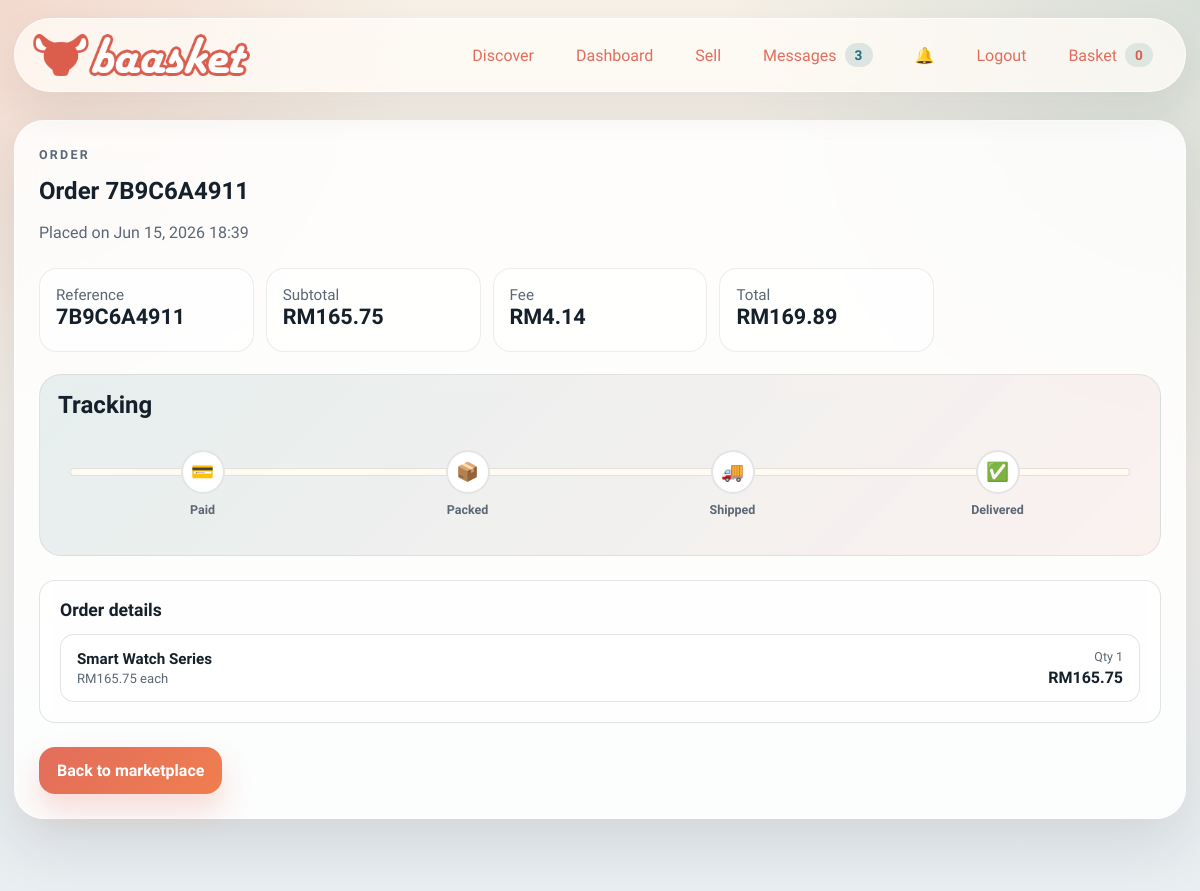
The app's page /orders/1 (signed in) with its own data.
### models.py (models this page shows)
class OrderModel(db.Model):
    id = db.Column(db.Integer, primary_key=True)
    buyer_name = db.Column(db.String(80), nullable=False)
    buyer_email = db.Column(db.String(120), nullable=False, default="")
    payment_method = db.Column(db.String(40), nullable=False)
    subtotal = db.Column(db.Numeric(10, 2), nullable=False)
    fee = db.Column(db.Numeric(10, 2), nullable=False)
    total = db.Column(db.Numeric(10, 2), nullable=False)
    reference = db.Column(db.String(24), nullable=False, index=True)
    note = db.Column(db.Text, nullable=False, default="")
    created_at = db.Column(db.DateTime, nullable=False, default=datetime.utcnow, index=True)
    tracking_status = db.Column(db.String(40), nullable=False, default="paid")
    tracking_updated_at = db.Column(db.DateTime, nullable=True)
    offer_id = db.Column(db.Integer, db.ForeignKey("offer.id"), nullable=True, index=True)
    items = db.relationship("OrderItemModel", backref="order", lazy=True, cascade="all, delete-orphan")
    @property
    def subtotal_label(self) -> str:
        return f"RM{Decimal(self.subtotal):,.2f}"
    @property
    def fee_label(self) -> str:
        return f"RM{Decimal(self.fee):,.2f}"
    @property
    def total_label(self) -> str:
        return f"RM{Decimal(self.total):,.2f}"

class OrderItemModel(db.Model):
    id = db.Column(db.Integer, primary_key=True)
    order_id = db.Column(db.Integer, db.ForeignKey("order_model.id"), nullable=False, index=True)
    listing_id = db.Column(db.Integer, db.ForeignKey("listing_model.id"), nullable=False, index=True)
    title = db.Column(db.String(140), nullable=False)
    quantity = db.Column(db.Integer, nullable=False, default=1)
    unit_price = db.Column(db.Numeric(10, 2), nullable=False)
    line_total = db.Column(db.Numeric(10, 2), nullable=False)
    @property
    def unit_price_label(self) -> str:
        return f"RM{Decimal(self.unit_price):,.2f}"
    @property
    def line_total_label(self) -> str:
        return f"RM{Decimal(self.line_total):,.2f}"

### main.py (the view)
	@app.get('/orders/<int:order_id>') # logistic
	@login_required
	def order_detail(order_id: int) -> ResponseReturnValue:
		order = db.session.get(OrderModel, order_id)
		if order is None:
			flash('Order not found', 'warning')
			return redirect(url_for('index'))
		return render_template('order_detail.html', order=order, title='Order Details')

### models.py (called while the page is built)
@login_manager.user_loader
def load_user(user_id: str) -> User | None:
    if not user_id.isdigit():
        return None
    return db.session.get(User, int(user_id))

### payment.py (called while the page is built)
    def options(self) -> tuple[dict[str, object], ...]:
        return tuple(
            {
                "code": strategy.code,
                "label": strategy.label,
                "fee_rate": getattr(strategy, "fee_rate", Decimal("0.00")),
            }
            for strategy in self._strategies.values()
        )

### templates/order_detail.html (shortened to what this page needs)
{% extends "base.html" %}
{% block content %}
<section class="card-surface reveal order-detail" data-reveal>
  <div class="section-heading compact">
    <p class="eyebrow">Order</p>
    <h1>Order {{ order.reference }}</h1>
    <p>Placed on {{ order.created_at.strftime('%b %d, %Y %H:%M') }}</p>
  </div>
  <div class="receipt-grid">
    <article>
      <span>Reference</span>
      <strong>{{ order.reference }}</strong>
    </article>
    <article>
      <span>Subtotal</span>
      <strong>{{ order.subtotal_label }}</strong>
    </article>
    <article>
      <span>Fee</span>
      <strong>{{ order.fee_label }}</strong>
    </article>
    <article>
      <span>Total</span>
      <strong>{{ order.total_label }}</strong>
    </article>
  </div>
  <div class="panel-note receipt-note tracking-panel">
    <h2>Tracking</h2>
    <div class="tracking-progress" id="tracking-progress" data-status="{{ order.tracking_status }}">
      <div class="tracking-progress__track">
      </div>
      <ol class="tracking-progress__nodes">
        <li class="tracking-node" data-step="paid">
          <span class="tracking-node__dot" aria-hidden="true">💳</span>
          <span class="tracking-node__label">Paid</span>
        </li>
        <li class="tracking-node" data-step="packed">
          <span class="tracking-node__dot" aria-hidden="true">📦</span>
          <span class="tracking-node__label">Packed</span>
        </li>
        <li class="tracking-node" data-step="shipped">
          <span class="tracking-node__dot" aria-hidden="true">🚚</span>
          <span class="tracking-node__label">Shipped</span>
        </li>
        <li class="tracking-node" data-step="delivered">
          <span class="tracking-node__dot" aria-hidden="true">✅</span>
          <span class="tracking-node__label">Delivered</span>
        </li>
      </ol>
    </div>
  </div>
  <section class="order-items-panel">
    <h2>Order details</h2>
    {% if order.items %}
      <div class="order-items-list">
        {% for item in order.items %}
          <article class="order-item-row">
            <div class="order-item-row__info">
              <h3>{{ item.title }}</h3>
              <p>{{ item.unit_price_label }} each</p>
            </div>
            <div class="order-item-row__meta">
              <span class="order-item-row__qty">Qty {{ item.quantity }}</span>
              <strong>{{ item.line_total_label }}</strong>
            </div>
          </article>
        {% endfor %}
      </div>
    {% else %}
      <p class="order-items-empty">No item details available for this order.</p>
    {% endif %}
  </section>
  <a href="{{ url_for('index') }}" class="primary-button inline-button">Back to marketplace</a>
</section>
{% endblock %}

### records on screen
OrderModel: reference "7B9C6A4911", created_at "Jun 15, 2026 18:39", subtotal_label "RM165.75", fee_label "RM4.14", total_label "RM169.89"
OrderItemModel: title "Smart Watch Series", unit_price_label "RM165.75", quantity "1", line_total_label "RM165.75"

### other values on screen
{{ chat_count }} "3"
{{ cart_count }} "0"
